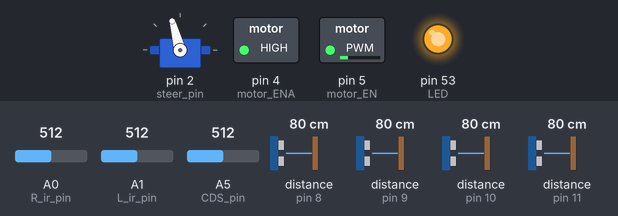
Recording of a sketch running on a simulated Arduino Mega 2560, built with avr-gcc and run on an emulated ATmega2560. Parts: servo, switched loads named in the sketch (green lamp = pin HIGH), output pins drawn as LEDs (lit = HIGH). The inputs (shaded band) are chosen by the test bench; at power-on: A5 (CDS_pin) = 512, A0 (R_ir_pin) = 512, A1 (L_ir_pin) = 512, distance to the obstacle (sensors on pin 8, pin 9, pin 10, pin 11) 80 cm.

Above: at 1.2 s.
1.3 s: A5 (CDS_pin) set to 484
At 2.1 s:
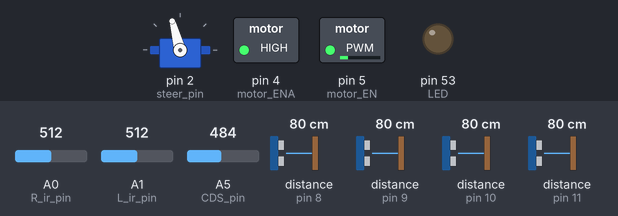
2.8 s: A5 (CDS_pin) set to 716
At 3.5 s:
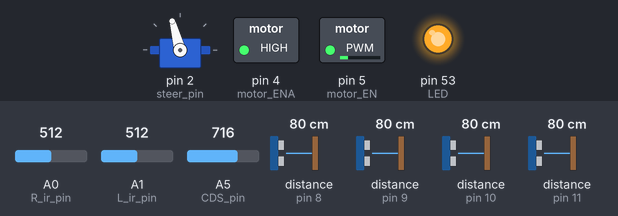
4.3 s: A5 (CDS_pin) set to 306
At 5.3 s:
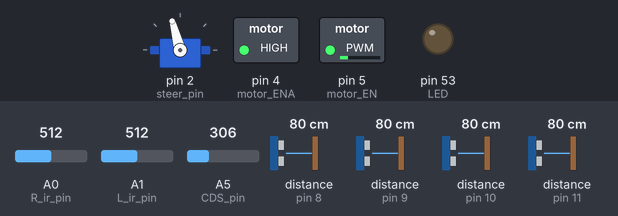
Timing chart, 0 to 7.3 s (numbered marks = the images above; inputs shaded):
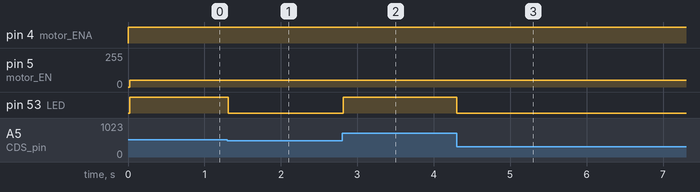

Measured:
- the behaviour switches between 501 and 500 on A5 (CDS_pin) (found by bisection; images 0 and 1)
- after the input at 1.3 s, pin 53 (LED): HIGH → LOW at once
- after the input at 2.8 s, pin 53 (LED): LOW → HIGH at once
- after the input at 4.3 s, pin 53 (LED): HIGH → LOW at once

The sketch:

Arduino_mission.ino
```cpp
/////////////////////////////////////////////////////고정값//////////////////////////////////////////////////////////////

#include <Servo.h>
#include <MsTimer2.h>
#include <NewPing.h>

#define steering_offset 15
#define MAX_DISTANCE    300

#define Kp 3.5
#define Kd 7.4
#define Ki 0.1

#define steer_pin       2
#define LED             53

#define motor_ENA 4
#define motor_ENB 10
#define motor_EN  5

#define Front_sonar_pin 8
#define Back_sonar_pin  9
#define Right_sonar_pin 10
#define Left_sonar_pin  11

#define R_ir_pin        A0
#define L_ir_pin        A1
#define CDS_pin         A5

Servo motor;
Servo steering;

NewPing F_sonar(Front_sonar_pin, Front_sonar_pin, MAX_DISTANCE);
NewPing B_sonar(Back_sonar_pin, Back_sonar_pin, MAX_DISTANCE);
NewPing R_sonar(Right_sonar_pin, Right_sonar_pin, MAX_DISTANCE);
NewPing L_sonar(Left_sonar_pin, Left_sonar_pin, MAX_DISTANCE);

/////////////////////////////////////////////////////변수//////////////////////////////////////////////////////////////

long timer     = 0;
long save_time = 0;
long save_old  = 0;

int stop_flag       = 0;
int mode_ob         = 0;
int save_front_data = 0;
int flag            = 0;

float temp      = 0;
float error_s   = 0;
float error_d   = 0;
float error_old =0;

struct {
    int speed_value = 0;
    int steer_value = 0;
}actuator;

struct {
    float Front_sonar_value = 0;
    float Back_sonar_value = 0;
    float Right_sonar_value = 0;
    float Left_sonar_value = 0;
}sonar;

struct {
    float R_V = 0;
    float L_V = 0;
    float R_V_old = 0;
    float L_V_old = 0;
}ir_sensor;

/////////////////////////////////////////////////////init 함수//////////////////////////////////////////////////////////////
void initsensor(){
  pinMode(CDS_pin,INPUT);
  pinMode(R_ir_pin,INPUT);
  pinMode(L_ir_pin,INPUT);

  pinMode(42,INPUT);
  pinMode(43,INPUT);
  pinMode(44,INPUT);
  pinMode(45,INPUT);
  pinMode(46,INPUT);
  }

void initactuator(){
  pinMode(LED,OUTPUT);
  steering.attach(steer_pin); //조향 서보
  pinMode(motor_ENA ,OUTPUT);
  pinMode(motor_ENB ,OUTPUT);
  pinMode(motor_EN  ,OUTPUT);

  }

void initcontrolcycle(int timer){
  MsTimer2::set(timer, Control_Callback); //제어 타이머 설정
  MsTimer2::start();                      //시작
  }

void initSerial(){
  Serial.begin(115200);     //보드레이트 설정
  }

void inittimer(){
  timer = millis();         //현재 시간 저장
  }

/////////////////////////////////////////////////////제어 함수//////////////////////////////////////////////////////////////

void actuator_status_Serial(int speed,int angle){ //엑추레이터 상태 표시
 // Serial.print("Speed status : ");
 // if     (speed == 1)  Serial.print("MAX_Front  ");
 // else if(speed == -1) Serial.print("MAX_back   ");
 // else                 Serial.print("Clear      ");

 // Serial.print("Steer status : ");
//  if     (speed == 1)  Serial.println("MAX_right  ");
 // else if(speed == -1) Serial.println("MAX_left   ");
//  else                 Serial.println("Clear      ");
  }

void Control_Callback(){                            //구동 제어 함수
  actuator_status_Serial(motor_control(actuator.speed_value),steering_control(actuator.steer_value));
  }

/////////////////////////////////////////////////////구동 함수(actuator)//////////////////////////////////////////////////////////////

int motor_control(int speed){    // 구동 모터 제어 함수
  if     (speed >= 210)     speed = 210;
  else if(speed <= -210)    speed = -210;

  if(speed >= 0){
    digitalWrite(motor_ENA,HIGH);
    digitalWrite(motor_ENB,LOW);
    analogWrite(motor_EN,speed);
  }
  else{
    digitalWrite(motor_ENB,HIGH);
    digitalWrite(motor_ENA,LOW);
    analogWrite(motor_EN,-speed);
    }

  if     (speed >= 255)    return 1;
  else if(speed <= -255)   return -1;
  else                     return 0;
  }

int steering_control(int angle){  // 조향 제어 함수

  if     (angle+90+steering_offset >= 180) angle = 90 - steering_offset;
  else if(angle+90+steering_offset <= 0)   angle = -90 - steering_offset;

  steering.write(angle+90+steering_offset);

  if     (angle+90+steering_offset >= 180) return 1;
  else if(angle+90+steering_offset <= 0)   return -1;
  else                                     return 0;
  }

/////////////////////////////////////////////////////구동 함수(sensor)//////////////////////////////////////////////////////////////

void F_sonar_val(){  //초음파 센서 정면
  temp = F_sonar.ping_cm()*10;
  if(temp == 0){
    temp = MAX_DISTANCE * 10;
    }
  if(temp <= MAX_DISTANCE * 10)  sonar.Front_sonar_value = temp;
  else F_sonar_val();
 }

void B_sonar_val(){  //초음파 센서 후면
  temp = B_sonar.ping_cm()*10;
  if(temp == 0){
    temp = MAX_DISTANCE * 10;
    }
  if(temp <= MAX_DISTANCE * 10)  sonar.Back_sonar_value = temp;
  else B_sonar_val();
 }

void R_sonar_val(){  //초음파 센서 우측
  temp = R_sonar.ping_cm()*10;
  if(temp == 0){
    temp = MAX_DISTANCE * 10;
    }
  if(temp <= MAX_DISTANCE * 10)  sonar.Right_sonar_value = temp;
  else R_sonar_val();
 }

void L_sonar_val(){  //초음파 센서 좌측
  temp = L_sonar.ping_cm()*10;
  if(temp == 0){
    temp = MAX_DISTANCE * 10;
    }
  if(temp <= MAX_DISTANCE * 10)  sonar.Left_sonar_value = temp;
  else L_sonar_val();
 }

float ir_val(){      //적외선 센서(좌우측 동시에)
  ir_sensor.R_V = 13*pow(analogRead(R_ir_pin)*0.0048828125,-1);
  ir_sensor.L_V = 13*pow(analogRead(L_ir_pin)*0.0048828125,-1);

  if(ir_sensor.R_V > 30) ir_sensor.R_V = ir_sensor.R_V_old;
  if(ir_sensor.L_V > 30) ir_sensor.L_V = ir_sensor.L_V_old;

  ir_sensor.R_V_old = ir_sensor.R_V;
  ir_sensor.L_V_old = ir_sensor.L_V;

  }

void head_light(){      //CDS를 이용한 LED작동 포함
  int CDS_V = analogRead(CDS_pin);

   if (CDS_V > 500) {
    digitalWrite(LED, HIGH);
  } else {
    digitalWrite(LED, LOW);
  }
}

void stop_mode(){       //적외선(라인센서)을 이용한 stop_flag 생성
  int sum = 0;
  for(int i=0; i<5; i++){
    if(digitalRead(42+i) == HIGH) sum++;
    }
  if(sum >= 3){
    stop_flag = 1;
    }
  else{
    stop_flag = 0;
    }
  }

/////////////////////////////////////////////////////misson//////////////////////////////////////////////////////////////

void PID_angle(float error){  //조향 제어용 PID함수 Kp,Kd,Ki값 조정 필요
  float output=0;
  error_s += error;
  error_d = error - error_old;
  error_s = (error_s >=  10) ?  10 : error_s;
  error_s = (error_s <= -10) ? -10 : error_s;

  output = Kp*error + Kd*error_d + Ki*error_s;

  if(fabs(error) <= 1){
    error_s = 0;
    }
  else{
    actuator.steer_value = output*2;
    }
  error_old = error;
  }

void obstacle_avoidance(){       //장애물 회피 코드

  if(mode_ob == 0){
    if(ir_sensor.L_V >= 4 && ir_sensor.L_V <= 5)    actuator.steer_value = 0;
    else if(ir_sensor.L_V < 4)                      actuator.steer_value = 30;
    else                                            PID_angle(4 - ir_sensor.L_V);

    if(sonar.Front_sonar_value <= 250 && millis() - timer >= 700){
      while(1){
        F_sonar_val();
        actuator.steer_value = 60;
        if(sonar.Front_sonar_value > 340) break;
      }
      mode_ob = 1;
      timer = millis();
    }
  }
  if(mode_ob == 1){
    if(ir_sensor.R_V >= 6 && ir_sensor.R_V <= 7)   actuator.steer_value = 0;
    else if(ir_sensor.R_V < 6)                     actuator.steer_value = -30;
    else                                           PID_angle(ir_sensor.R_V - 5);

    if(sonar.Front_sonar_value <= 250 && millis()-timer >= 700){
      while(1){
        F_sonar_val();
        actuator.steer_value = -60;
        if(sonar.Front_sonar_value > 340) break;
      }
      mode_ob = 0;
      timer = millis();
    }
  }
 }

void parking_T_Right(){     //T자 주차 우측

  if(sonar.Right_sonar_value <= 450 && flag == 1){
    actuator.speed_value = 50;
    actuator.steer_value = 0;
    flag = 0;
    actuator.steer_value = 0;
    save_front_data = sonar.Front_sonar_value;
    if(save_front_data != 3000) save_old = save_front_data;
    if(save_front_data == 3000) save_front_data = save_old;
    }

  else{
    if(flag != 1){
    while(1){
      F_sonar_val();
      B_sonar_val();
      L_sonar_val();
      R_sonar_val();
      actuator.speed_value = 50;
      actuator.steer_value = 0;
      if(sonar.Front_sonar_value <= save_front_data - 285) break;
    }

    save_time = millis();
    actuator.steer_value = -30;
    actuator.speed_value = -60;
    delay(500);

    while(1){
      F_sonar_val();
      B_sonar_val();
      L_sonar_val();
      R_sonar_val();
      actuator.steer_value = -30;
      actuator.speed_value = -60;
      delay(500);
      if(sonar.Left_sonar_value + sonar.Right_sonar_value <=350 && sonar.Left_sonar_value <= 120 && millis() - save_time >= 1000){
        break;
      }
    }
    actuator.steer_value = -30;
    actuator.speed_value = -60;
    delay(50);
    while(1){
      F_sonar_val();
      B_sonar_val();
      L_sonar_val();
      R_sonar_val();
      actuator.steer_value = -((sonar.Right_sonar_value - sonar.Left_sonar_value)*0.5);
      if(sonar.Back_sonar_value <= 200){
        actuator.steer_value = 0;
        actuator.speed_value = 0;
        break;
      }
      else{
        actuator.speed_value = -60;
        }
      }
    actuator.steer_value = 0;
    actuator.speed_value = 0;
  }
  else{
    actuator.speed_value = 50;
    actuator.steer_value = 0;
  }
  //flag = 1;
  }
 }
void parking_T_Left(){     //T자 주차 좌측

  if(sonar.Left_sonar_value <= 450 && flag == 0){
    actuator.speed_value = 50;
    flag = 0;
    actuator.steer_value = 0;
    save_front_data = sonar.Front_sonar_value;
    if(save_front_data != 3000) save_old = save_front_data;
    if(save_front_data == 3000) save_front_data = save_old;
    }

  else{
    if(flag != 1){
    while(1){
      F_sonar_val();
      B_sonar_val();
      L_sonar_val();
      R_sonar_val();
      actuator.speed_value = 50;
      actuator.steer_value = 0;
      if(sonar.Front_sonar_value <= save_front_data - 285) break;
    }

    save_time = millis();
    actuator.steer_value = 30;
    actuator.speed_value = -60;
    delay(500);

    while(1){
      F_sonar_val();
      B_sonar_val();
      L_sonar_val();
      R_sonar_val();
      actuator.steer_value = 30;
      actuator.speed_value = -60;
      delay(500);
      if(sonar.Left_sonar_value + sonar.Right_sonar_value <=350 && sonar.Right_sonar_value <= 120 && millis() - save_time >= 1000){
        break;
      }
    }
    actuator.steer_value = 30;
    actuator.speed_value = -60;
    delay(50);
    while(1){
      F_sonar_val();
      B_sonar_val();
      L_sonar_val();
      R_sonar_val();
      actuator.steer_value = -((sonar.Right_sonar_value - sonar.Left_sonar_value)*0.5);
      if(sonar.Back_sonar_value <= 200){
        actuator.steer_value = 0;
        actuator.speed_value = 0;
        break;
      }
      else{
        actuator.speed_value = -60;
        }
      }
    actuator.steer_value = 0;
    actuator.speed_value = 0;
  }
  flag = 1;
  }
 }

void line_stop(){  //적외선(라인센서)를 이용해 모터의 구동 상태를 결정
  if(stop_flag == 1){
    actuator.speed_value = 60;
    }
  else{
    actuator.speed_value = 0;
    }
  }

void maze_move(){            //미로구간 제어용 함수
  int angle_ir = ir_sensor.R_V-ir_sensor.L_V;

  if(angle_ir <= 0.3 && angle_ir >= -0.3){
    actuator.steer_value = 0;
    }
  else{
    if(stop_flag == 1){
      actuator.steer_value = 0;
      }
    else{
      PID_angle(angle_ir);
    }
   }
  }

///////////////////////////////////////////////////////////////////////////////////////////////////////////////////


void setup() {
  initactuator();      //엑추레이터 설정
  initsensor();        //센서 핀모드
  initSerial();        //시리얼 보드레이트 설정
  initcontrolcycle(5); //제어 주기 설정
  inittimer();         //타이머 현재 시간 저장
  flag = 1;
}

void loop() {
  F_sonar_val(); //센서 초음파 정면
  B_sonar_val(); //센서 초음파 후면
  R_sonar_val(); //센서 초음파 우측
  L_sonar_val(); //센서 초음파 좌측
  ir_val();      //센서 ir센서
  head_light();  //센서 및 LED CDS
  //stop_mode();   //센서 라인센서
  //stop_flag = 0;
  //obstacle_avoidance();
  parking_T_Right();

//  Serial.print("Right IR Sensor Value: ");
//  Serial.print(ir_sensor.R_V);
//  Serial.print("  Left IR Sensor Value: ");
//  Serial.println(ir_sensor.L_V);

  //Serial.print("Front Sonar Value: ");
  //Serial.println(sonar.Front_sonar_value);
//  Serial.print("Back Sonar Value: ");
//  Serial.println(sonar.Back_sonar_value);
//  Serial.print("Right Sonar Value: ");
//  Serial.println(sonar.Right_sonar_value);
//  Serial.print("Left Sonar Value: ");
//  Serial.println(sonar.Left_sonar_value);

  // maze_move();

  //actuator.speed_value = -150;
  //actuator.steer_value = 0;
}
```
